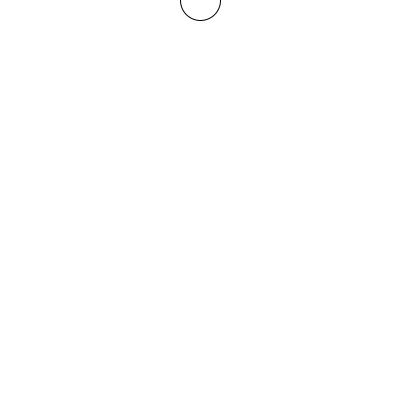
Frame 1 (no input)
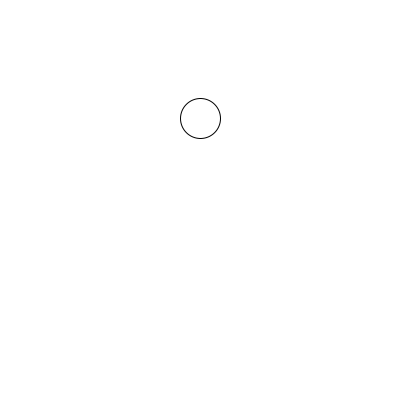
Frame 60 (the mouse pressed at the canvas centre just before this capture)
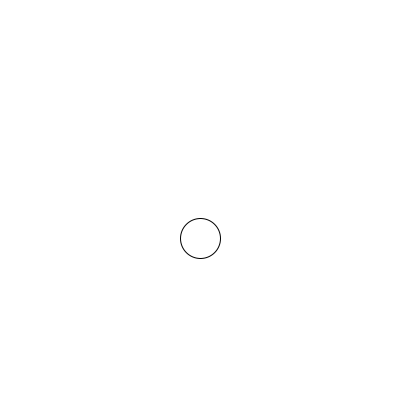
Frame 120 (the mouse held since frame 60 and released just before this capture)

The Processing sketch that drew these frames (run headless with seeded random() and noise(); from frame 60 on, the mouse is pressed at the canvas centre):

// Processing sketch: MovingBall
// ── MovingBall.pde
// Session 1 starter: something that moves.
// Press Run. Then change one number at a time and predict before you run again.

float y = 0;

void setup() {
  size(400, 400);
}

void draw() {
  background(255);
  circle(200, y, 40);
  y = y + 2;
}
